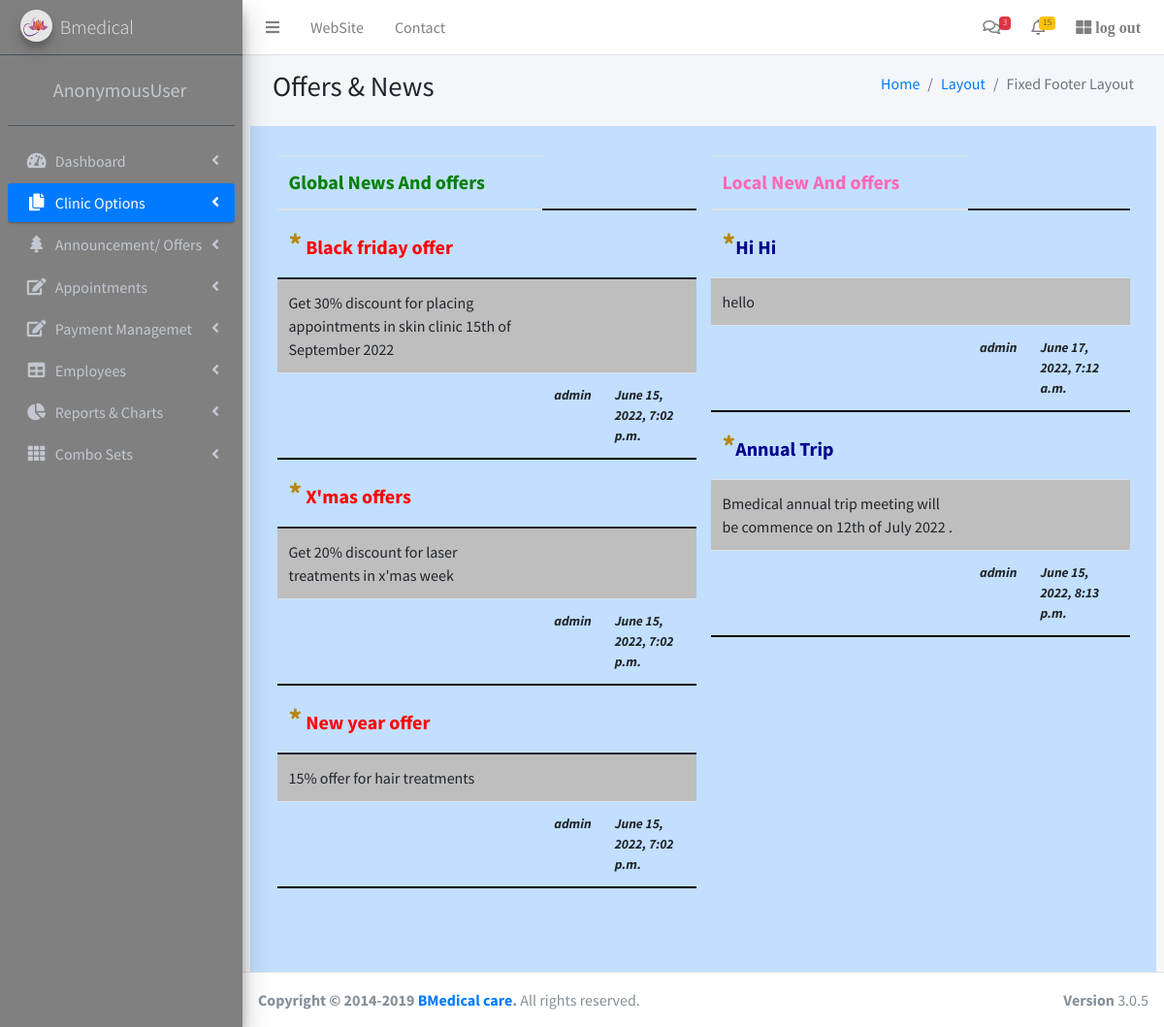
The page /website/newsview/ on the database its author committed.
### appsample/models.py (models this page shows, shortened)
class News(models.Model):
    title = models.CharField(max_length = 500, null=True, blank=True)
    description = models.CharField(max_length = 5000, null=True, blank=True)
    created_by = models.CharField(max_length=100, null=True, blank=True)
    created_at = models.DateTimeField(auto_now_add=True, null=True, blank=True)
    readers = models.ManyToManyField(User)

class News2(models.Model):
    title = models.CharField(max_length = 500, null=True, blank=True)
    description = models.CharField(max_length = 5000, null=True, blank=True)
    created_by = models.CharField(max_length=100, null=True, blank=True)
    created_at = models.DateTimeField(auto_now_add=True, null=True, blank=True)
    readers = models.ManyToManyField(User)

### website/views.py (the view)
# urls.py: path('newsview/', views.newsview, name='newsview'),
def newsview (request):
	data = News.objects.all().order_by('-created_at')
	data2 = News2.objects.all().order_by('-created_at')
	context = { 'data':data, 'data2':data2}
	return render(request, 'newsview.html', context)

### website/templates/newsview.html (shortened to what this page needs)
{% extends 'main.html' %}
{% load static %}
{% block content %}
<div class="content">
<section class="content-header">
  <div class="container-fluid">
    <div class="row mb-2">
      <div class="col-sm-6">
        <h1>Offers & News</h1>
      </div>
      <div class="col-sm-6">
        <ol class="breadcrumb float-sm-right">
          <li class="breadcrumb-item"><a href="#">Home</a></li>
          <li class="breadcrumb-item"><a href="#">Layout</a></li>
          <li class="breadcrumb-item active">Fixed Footer Layout</li>
        </ol>
      </div>
    </div>
  </div>
</section>
<div class="row" style="background-color:#C2DFFF; padding-top:30px; padding-bottom:70px; padding-left:20px; padding-right:20px;" >
 <div class="col-sm-6" >
<table class=" table table-hover "  >
  <thead>
    <tr  >
     <th style="color:green; font-size:20px;">
        Global News And offers
     </th>
    </tr>
  </thead>
    {% for d in data %}
    <tr>
      <th style="color: red; font-size:20px;"> <span style="color:darkgoldenrod; font-size: 30px;"> *</span> {{d.title}}</th>
    </tr>
     <tbody >
          <tr style="background-color:#BEBEBF;">
            <td>{{d.description}}</td>
            <td></td>
            <td>
            </td>
          </tr>
          <tr style="border-bottom: solid black 2px; font-style:italic; font-weight:bold; font-size:14px;">
            <td></td>
            <td>{{d.created_by}}</td>
            <td>{{d.created_at}}</td>
          </tr>
          {% endfor %}
</tbody>
</table>
</div>
<div class="col-sm-6">
<table class=" table table-hover " >
   <thead>
    <tr  >
     <th style="color:hotpink; font-size:20px;">
        Local New And offers
     </th>
    </tr>
  </thead>
    {% for d in data2 %}
    <tr>
      <th style="color:darkblue;font-size:20px;"><span style="color:darkgoldenrod; font-size: 30px;">*</span>{{d.title}} </th>
    </tr>
          <tr style="background-color:#BEBEBF;">
            <td>{{d.description}}</td>
            <td></td>
            <td>
            </td>
          </tr>
          <tr style="border-bottom: solid black 2px; font-style:italic; font-weight:bold; font-size:14px;">
            <td></td>
            <td>{{d.created_by}}</td>
            <td>{{d.created_at}}</td>
          </tr>
          {% endfor %}
</table>
</div>
</div>
{% endblock %}

### rows shown on the page
News: title "Black friday offer", description "Get 30% discount for placing appointments in skin clinic 15th of September 2022", created_by "admin", created_at "June 15, 2022, 7:02 p.m."
News: title "X'mas offers", description "Get 20% discount for laser treatments in x'mas week", created_by "admin", created_at "June 15, 2022, 7:02 p.m."
News: title "New year offer", description "15% offer for hair treatments", created_by "admin", created_at "June 15, 2022, 7:02 p.m."
News2: title "Hi Hi", description "hello", created_by "admin", created_at "June 17, 2022, 7:12 a.m."
News2: title "Annual Trip", description "Bmedical annual trip meeting will be commence on 12th of July 2022 .", created_by "admin", created_at "June 15, 2022, 8:13 p.m."

### other values the page prints
{{ request.user }} "AnonymousUser"
